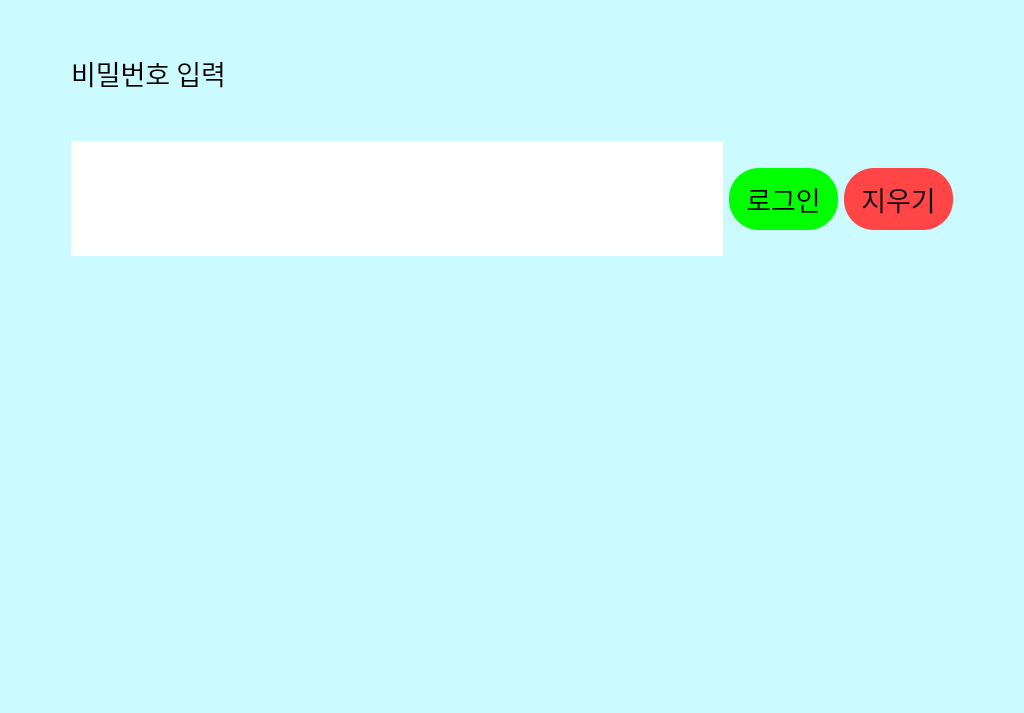
<?xml version="1.0" encoding="UTF-8"?>
<ui version="4.0">
 <class>Form</class>
 <widget class="QWidget" name="Form">
  <property name="geometry">
   <rect>
    <x>0</x>
    <y>0</y>
    <width>1024</width>
    <height>713</height>
   </rect>
  </property>
  <property name="windowTitle">
   <string>Form</string>
  </property>
  <property name="styleSheet">
   <string notr="true">background-color: rgb(203, 250, 255);</string>
  </property>
  <layout class="QGridLayout" name="gridLayout" rowstretch="6,1,3,1,20,1" columnstretch="1,12,2,2,1">
   <item row="4" column="1" colspan="3">
    <widget class="QWidget" name="widget" native="true"/>
   </item>
   <item row="2" column="3">
    <widget class="QLabel" name="label_4">
     <property name="font">
      <font>
       <family>AcadEref</family>
       <pointsize>20</pointsize>
      </font>
     </property>
     <property name="styleSheet">
      <string notr="true">background-color: rgb(255, 69, 69);border-radius: 30px</string>
     </property>
     <property name="text">
      <string>지우기</string>
     </property>
     <property name="alignment">
      <set>Qt::AlignCenter</set>
     </property>
    </widget>
   </item>
   <item row="2" column="2">
    <widget class="QLabel" name="label_3">
     <property name="font">
      <font>
       <family>AcadEref</family>
       <pointsize>20</pointsize>
      </font>
     </property>
     <property name="styleSheet">
      <string notr="true">background-color: rgb(0, 255, 0);
border-radius: 30px;</string>
     </property>
     <property name="text">
      <string>로그인</string>
     </property>
     <property name="alignment">
      <set>Qt::AlignCenter</set>
     </property>
    </widget>
   </item>
   <item row="5" column="1">
    <widget class="QLabel" name="label_5">
     <property name="text">
      <string/>
     </property>
    </widget>
   </item>
   <item row="2" column="0">
    <widget class="QLabel" name="label_6">
     <property name="text">
      <string/>
     </property>
    </widget>
   </item>
   <item row="0" column="1">
    <widget class="QLabel" name="label_2">
     <property name="font">
      <font>
       <family>AcadEref</family>
       <pointsize>20</pointsize>
      </font>
     </property>
     <property name="text">
      <string>비밀번호 입력</string>
     </property>
    </widget>
   </item>
   <item row="2" column="4">
    <widget class="QLabel" name="label_7">
     <property name="text">
      <string/>
     </property>
    </widget>
   </item>
   <item row="3" column="2">
    <widget class="QLabel" name="label_9">
     <property name="text">
      <string/>
     </property>
    </widget>
   </item>
   <item row="1" column="2">
    <widget class="QLabel" name="label_8">
     <property name="text">
      <string/>
     </property>
    </widget>
   </item>
   <item row="1" column="1" rowspan="3">
    <widget class="QLabel" name="label">
     <property name="font">
      <font>
       <family>AcadEref</family>
       <pointsize>18</pointsize>
      </font>
     </property>
     <property name="styleSheet">
      <string notr="true">background-color: rgb(255, 255, 255);</string>
     </property>
     <property name="text">
      <string/>
     </property>
    </widget>
   </item>
  </layout>
 </widget>
 <resources/>
 <connections/>
</ui>
